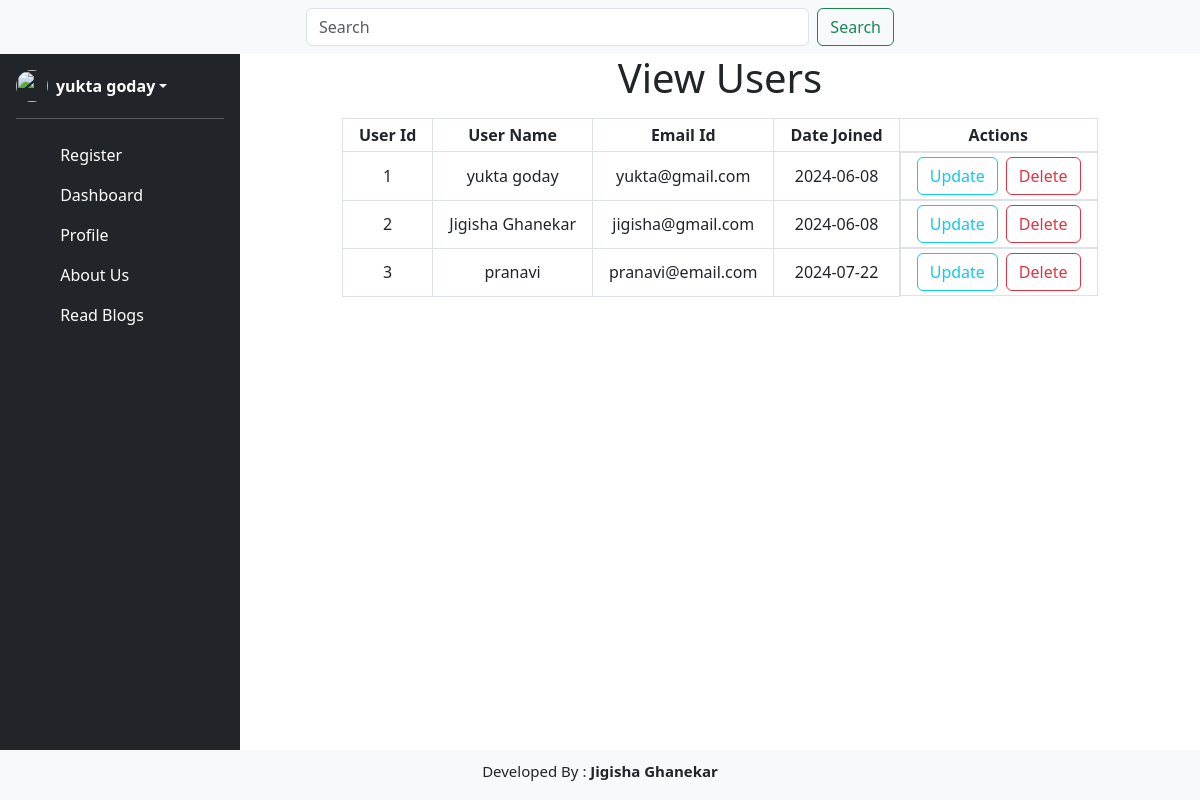
/read (signed in), run on the app's committed database.
### app.py (models this page shows, shortened)
class User(db.Model):
    user_id = db.Column(db.Integer, primary_key=True)
    name = db.Column(db.String(200), nullable=False)
    email = db.Column(db.String(500), unique=True)
    date_joined = db.Column(db.Date, default = datetime.datetime.utcnow())
    password = db.Column(db.String(100), nullable=False)
    relation = db.relationship('Blog', backref='user', lazy=True)

### app.py (the view)
@app.route('/read', methods=['GET', 'POST'])
def read():
    data = User.query.all()
    if request.method == 'POST':
        user_id = request.form.get('update')
        if user_id:
            return redirect(url_for('update', user_id=user_id))
    return render_template('read.html', data=data)

### app.py (called while the page is built)
def is_logged_in():
    return 'logged_in' in session

def get_logged_in_user():
    if 'logged_in' in session and 'email' in session:
        return {'email': session['email'], 'name': session['name']}
    return None

@app.context_processor
def inject_user():
    return dict(logged_in=is_logged_in(), user=get_logged_in_user())

### templates/read.html (shortened to what this page needs)
{% extends "index.html" %}
{% block read %}
    <h1 class="text-center mb-3">View Users</h1>
    <table class="mx-auto">
        <tr>
            <th class="border px-3 py-1 text-center">User Id</th>
            <th class="border px-3 py-1 text-center">User Name</th>
            <th class="border px-3 py-1 text-center">Email Id</th>
            <th class="border px-3 py-1 text-center">Date Joined</th>
            <th class="border px-3 py-1 text-center">Actions</th>
        </tr>
        {% for d in data %}
        <tr>
            <td class="border px-3 py-1 text-center">{{d.user_id}}</td>
            <td class="border px-3 py-1 text-center">{{d.name}}</td>
            <td class="border px-3 py-1 text-center">{{d.email}}</td>
            <td class="border px-3 py-1 text-center">{{d.date_joined}}</td>
            <td class="border px-3 py-1 text-center d-flex gap-2">
                <form action="{{url_for('read')}}" method="post">
                    <button type="submit" class="btn btn-outline-info">Update</button>
                </form>
                <form action="{{url_for('delete')}}" method="post">
                    <button type="submit" class="btn btn-outline-danger">Delete</button>
                </form>
            </td>
        </tr>
        {% endfor %}
    </table>
{% endblock read %}

### templates/index.html (shortened to what this page needs)
<!DOCTYPE html>
<html lang="en">
<head>
    <link href="https://cdn.jsdelivr.net/npm/bootstrap@5.3.3/dist/css/bootstrap.min.css" rel="stylesheet">
</head>
<body>
    <nav class="navbar navbar-expand-lg bg-body-tertiary">
      <div class="container-fluid">
        <div class="collapse navbar-collapse" id="navbarSupportedContent">
            <form class="d-flex mx-auto w-50" role="search" method="post" action="{{url_for('search')}}">
              <input class="form-control me-2" type="search" name="search_blog" id="search_blog" placeholder="Search" aria-label="Search">
              <button class="btn btn-outline-success" type="submit">Search</button>
            </form>
        </div>
      </div>
    </nav>
    <div class="center d-flex">
        <div class="d-flex flex-column flex-shrink-0 p-3 text-white bg-dark position-absolute" style="width:20%; height:92vh">
        <a href="/" class="d-flex align-items-center mb-3 mb-md-0 me-md-auto text-white text-decoration-none">
          {% if logged_in %}
          <div class="dropdown">
            <a href="#" class="d-flex align-items-center text-white text-decoration-none dropdown-toggle" id="dropdownUser1" data-bs-toggle="dropdown" aria-expanded="false">
              <img src="https://github.com/mdo.png" alt="" width="32" height="32" class="rounded-circle me-2">
                <strong>{{user.name}}</strong>
              </a>
          </div>
          {% else %}
          <button type="button" class="btn btn-outline-secondary">
                  <a class="nav-link" href="login">Login</a>
          </button>
          {% endif %}
        </a>
        <hr>
        <ul class="nav nav-pills flex-column mb-auto">
          <li>
            <a href="register" class="nav-link text-white">
              <svg class="bi me-2" width="16" height="16"><use xlink:href="register"></use></svg>
              Register
            </a>
          </li>
          {% if logged_in %}
          <li>
            <a href="dashboard" class="nav-link text-white">
              <svg class="bi me-2" width="16" height="16"><use xlink:href="dashboard"></use></svg>
              Dashboard
            </a>
          </li>
          <li>
            <a href="profile" class="nav-link text-white">
              <svg class="bi me-2" width="16" height="16"><use xlink:href="profile"></use></svg>
              Profile
              </a>
              </li>
            {% endif %}
            <li>
            <a href="aboutus" class="nav-link text-white">
              <svg class="bi me-2" width="16" height="16"><use xlink:href="aboutus"></use></svg>
              About Us
            </a>
          </li>
            <li>
            <a href="blog_read" class="nav-link text-white">
              <svg class="bi me-2" width="16" height="16"><use xlink:href="read"></use></svg>
              Read Blogs
            </a>
          </li>
        </ul>
      </div>
      <div class="contentdiv" style="width:80%; position:absolute; right:0;">
        {% block read %}{% endblock read %}
      </div>
    </div>
      <div class="w-100 p-2 bg-body-tertiary d-flex align-items-center justify-content-center position-fixed fixed-bottom" style="height:50px;">
          <h1 class="" style="font-size:15px;">Developed By : <a href="https://portfolio-jigisha15.vercel.app/" class="text-dark fw-bold text-decoration-none" target="_blank">Jigisha Ghanekar</a></h1>
      </div>
</body>
</html>

### data on the page
User: name "yukta goday", user_id "1", email "yukta@gmail.com", date_joined "2024-06-08"
User: user_id "2", name "Jigisha Ghanekar", email "jigisha@gmail.com", date_joined "2024-06-08"
User: user_id "3", name "pranavi", email "pranavi@email.com", date_joined "2024-07-22"
